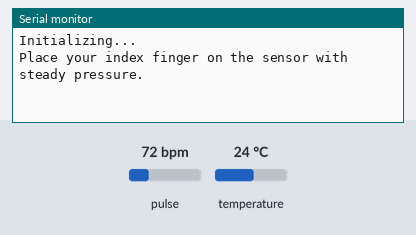
A sketch run on a simulated Arduino Uno, built with avr-gcc and run on an emulated ATmega328P. On the bench: the last lines printed to the serial monitor. The inputs (shaded band) are chosen by the test bench; at power-on: pulse 72 bpm, temperature 24 °C.

Above: at 1.2 s.
1.3 s: pulse set to 42 bpm
At 6.2 s:
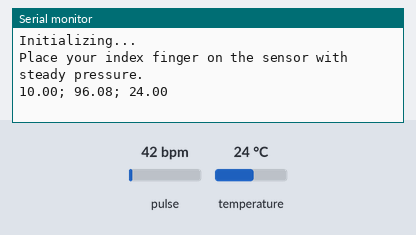
6.6 s: temperature set to 12 °C
8.1 s: pulse set to 70 bpm
At 10.9 s:
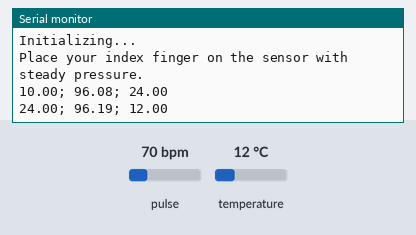

The sketch:

tpm_max30102.ino
```cpp
#include <Wire.h>
#include "MAX30105.h"
#include "heartRate.h"

/*
To do:
- Use a good algorithm for oxygen saturation calculation, e.g. https://www.analog.com/en/technical-articles/guidelines-for-spo2-measurement--maxim-integrated.html
- Implement a moving average filter for the heart rate.
*/

MAX30105 particleSensor;

const int BUFFER_SIZE = 4;  // Size of the buffer to store IR and red LED values. This averages the data.

uint16_t irBuffer[BUFFER_SIZE];    // Buffer to store IR values
uint16_t redBuffer[BUFFER_SIZE];   // Buffer to store red LED values
uint16_t beatsBuffer[BUFFER_SIZE];

long first_beat;
long second_beat;

float bpm;

void setup()
{
  Serial.begin(115200);
  Serial.println("Initializing...");

  // Initialize sensor
  if (!particleSensor.begin(Wire, I2C_SPEED_FAST)) //Use default I2C port, 400kHz speed
  {
    Serial.println("MAX30105 was not found. Please check wiring/power. ");
    while (1);
  }
  Serial.println("Place your index finger on the sensor with steady pressure.");

  particleSensor.setup(); //Configure sensor with default settings
  particleSensor.setPulseAmplitudeRed(0x0A); //Turn Red LED to low to indicate sensor is running
  particleSensor.setPulseAmplitudeGreen(0); //Turn off Green LED
  particleSensor.enableDIETEMPRDY();
}

void loop()
{
  // Get the IR (infrared) and red LED values
  double irValue = particleSensor.getIR();
  double redValue = particleSensor.getRed();

  while (checkForBeat(irValue) == false)
  {
    //We sense the first beat and store the time
    irValue = particleSensor.getIR();
    first_beat = millis();
  }
  // We sense two more beats in between
  for (int i = 0; i<2; i++){
    while (checkForBeat(irValue) == false)
    {
      irValue = particleSensor.getIR();
    }
  }
  while (checkForBeat(irValue) == false)
  {
    //We sense the fourth beat and store the final time
    irValue = particleSensor.getIR();
    second_beat = millis();
  }
  // Calculate the BPM with 4 beats
  bpm = 60 / ((second_beat - first_beat) / 3000.0);

  // Store the IR and red LED values in the buffers
  for (int i = 1; i < BUFFER_SIZE; i++) {
    irBuffer[i-1] = irBuffer[i];
    redBuffer[i-1] = redBuffer[i];
    beatsBuffer[i-1] = beatsBuffer[i];
  }
  irBuffer[BUFFER_SIZE-1] = irValue;
  redBuffer[BUFFER_SIZE-1] = redValue;
  beatsBuffer[BUFFER_SIZE-1] = bpm;

  // Read the temperature
  float bodyTemperature = particleSensor.readTemperature();

  // Calculate oxygen saturation
  float oxygenSaturation = calculateOxygenSaturation();

  float beatsPerMinute = avgBuffer(beatsBuffer);
  // Print the measurements in csv format to be handled by our server
  Serial.print(beatsPerMinute);
  Serial.print("; ");
  Serial.print(oxygenSaturation);
  Serial.print("; ");
  Serial.println(bodyTemperature);
}

float calculateOxygenSaturation()
{
  // Calculate the ratio of red LED to IR values in the buffer
  long sumRed = 0;
  long sumIR = 0;
  for (int i = 0; i < BUFFER_SIZE; i++) {
    sumRed += redBuffer[i];
    sumIR += irBuffer[i];
  }
  float ratio = float(sumRed) / float(sumIR);

  // Perform calculations to estimate oxygen saturation
  // We should use calibration data and more sophisticated algorithms for better accuracy
  // e.g. https://www.analog.com/en/technical-articles/guidelines-for-spo2-measurement--maxim-integrated.html
  // This is a rude implementation
  float oxygenSaturation = 114 - 25 * ratio;

  return oxygenSaturation;
}

float avgBuffer(uint16_t buffer[BUFFER_SIZE])
{
  // Calculate the ratio of red LED to IR values in the buffer
  long avg = 0;
  for (int i = 0; i < BUFFER_SIZE; i++) {
    avg += buffer[i] / BUFFER_SIZE;
  }
  return avg;
}
```

Measured:
- after the input at 1.3 s, the serial monitor: prints a new line after 3.8 s (image 1)
- after the input at 8.1 s, the serial monitor: prints a new line after 1.6 s (image 2)
